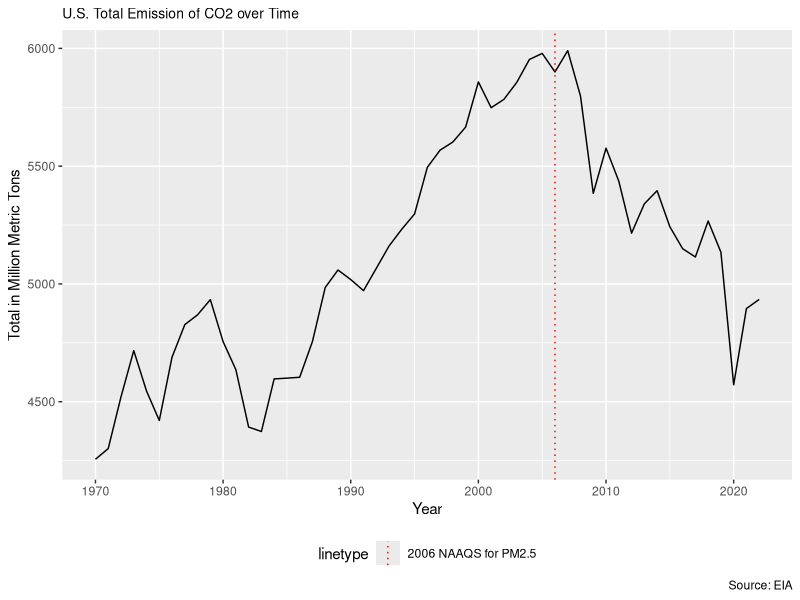

Write the R code that produced this figure. (Note: this script raises an error after producing the figure.)
## ---- chunk 1
# Delete everything in environment
rm(list = ls())

# Load libraries
library(tidyverse)
library(readxl)
library(readr)

# Load EIA Total CO2 Emission, 1970-2022
co2_1970_2022 <- read_excel("CO2.xlsx")

# Load EPA Total PM2.5 Emission, 1990-2024
pm2.5_1990_2024 <- read.csv("national_tier1_caps_21feb2025.xlsx - PM25Primary.csv")

# Load EPA Average PM2.5 Concentration, 2000-2023
pm2.5_2000_2023 <- read.csv("PM25National.csv")

# Load NASA (Monthly) Average PM2.5 Concentration, 1980-2022 (Unweighted)
pm2.5_1980_2022 <- read.csv("MERRA2.avgM_2d_pm25_admin0x.v01.19800101-20221231.csv",
                            skip = 13, header = FALSE)
## ---- chunk 2
# Delete (unnecessary) last four columns
co2_1970_2022 <- subset(co2_1970_2022, select = -c(...55 : ...58))

# Rename columns of data set
years <- seq(1970, 2022)
cols <- append(years, "variable", 0)
names(co2_1970_2022) <- cols

# Convert data to be in long/tidy format with correct values
co2_1970_2022 <- co2_1970_2022 %>%
  filter(variable == "Total of states") %>%
  pivot_longer(cols = -variable,
               names_to = "Year",
               values_to = "CO2") %>%
  mutate(Year = as.integer(Year),
         CO2 = as.numeric(gsub(",", "", CO2))) %>%
  select(Year, CO2)
## ---- chunk 3
# Graph a line plot
co2_plot <- ggplot(co2_1970_2022, aes(x = Year,
                          y = CO2)) +
  geom_line() +
  labs(x = "Year",
       y = "Total in Million Metric Tons",
       title = "U.S. Total Emission of CO2 over Time",
       caption = "Source: EIA") +
  geom_vline(aes(xintercept = 2006, linetype = "2006 NAAQS for PM2.5"), 
             color = "red") +
  scale_linetype_manual(values = c("2006 NAAQS for PM2.5" = "dotted")) +
  theme(legend.position = "bottom",
        plot.title = element_text(size = 10))

co2_plot +
  plot_layout(guides = "collect") &
  theme(legend.title = element_blank(), legend.position = "bottom")

ggsave("co2_plot.png", plot = co2_plot, width = 8, height = 6, dpi = 300)
## ---- chunk 4
# Rename columns of data set
years <- seq(1990, 2024)
cols <- append(years, "variable", 0)
names(pm2.5_1990_2024) <- cols

# Convert data to be in long/tidy format with correct values
pm2.5_1990_2024 <- pm2.5_1990_2024 %>%
  filter(variable == "Total") %>%
  pivot_longer(cols = -variable,
               names_to = "Year",
               values_to = "PM2.5") %>%
  mutate(Year = as.integer(Year),
         PM2.5 = as.numeric(gsub(",", "", PM2.5))) %>%
  select(Year, PM2.5)
## ---- chunk 5
# Graph a line plot
ggplot(pm2.5_1990_2024, aes(x = Year,
                            y = PM2.5)) +
  geom_line() +
  labs(x = "Year",
       y = "Total in Kilotons",
       title = "U.S. Total Emission of PM2.5 over Time",
       caption = "Source: EPA")
## ---- chunk 6
# Graph a line plot
ggplot(pm2.5_2000_2023, aes(x = Year,
                            y = Mean)) +
  geom_line() +
  labs(x = "Year",
       y = "Average in Micrograms per Cubic Meter",
       title = "U.S. Average Concentration of PM2.5 over Time",
       caption = "Source: EPA")
## ---- chunk 7
# Subset data for United States only
col_index <- which(pm2.5_1980_2022[1, ] == "United_States")
colname <- names(pm2.5_1980_2022)[col_index]
pm2.5_1980_2022 <- pm2.5_1980_2022 %>% 
  select(V1, colname)

# Rename columns appropriately and delete unnecessary row
cols <- c("Date", "Mean")
names(pm2.5_1980_2022) <- cols
pm2.5_1980_2022 <- pm2.5_1980_2022[-c(1),]

# Calculate annual mean
pm2.5_1980_2022_annual <- pm2.5_1980_2022 %>%
  mutate(Year = substr(Date, 1, 4),
         Mean = as.numeric(Mean)) %>%
  group_by(Year) %>%
  summarise(Annual_Mean = mean(Mean, na.rm = TRUE))
## ---- chunk 8
# Graph a line plot (from annual data)
ggplot(pm2.5_1980_2022_annual, aes(x = as.numeric(Year),
                                   y = Annual_Mean)) +
  geom_line() +
  labs(x = "Year",
       y = "Average in Micrograms per Cubic Meter",
       title = "U.S. Average Concentration of PM2.5 over Time",
       caption = "Source: NASA")
## ---- chunk 9
# Standardize each of the four data sets
eia_co2 <- co2_1970_2022 %>%
  mutate(Year = as.numeric(Year),
         Source = "EIA CO2 Emission",
         Value = CO2) %>%
  select(Year, Value, Source)

epa_emission <- pm2.5_1990_2024 %>%
  mutate(Year = as.numeric(Year),
         Source = "EPA PM2.5 Emission",
         Value = PM2.5) %>%
  select(Year, Value, Source)

epa_concentration <- pm2.5_2000_2023 %>%
  mutate(Year = as.numeric(Year),
         Source = "EPA PM2.5 Concentration",
         Value = Mean) %>%
  select(Year, Value, Source)

nasa_concentration <- pm2.5_1980_2022_annual %>%
  mutate(Year = as.numeric(Year),
         Source = "NASA PM2.5 Concentration",
         Value = Annual_Mean) %>%
  select(Year, Value, Source)

# Combine data sets into one
combined_pm_data <- bind_rows(eia_co2, epa_emission, epa_concentration, nasa_concentration)
## ---- chunk 10
# Graph line plots faceted
ggplot(combined_pm_data, aes(x = Year,
                             y = Value)) +
  geom_line() +
  geom_vline(xintercept = 2006, linetype = "dotted") +
  facet_wrap(~ Source, scales = "free_y") +
  labs(x = "Year",
       y = "Value (Units Are Varying)",
       title = "Air Pollution And Emissions Trends",
       caption = "Sources: EIA, EPA, NASA")
## ---- chunk 11
new <- full_join(co2_1970_2022, pm2.5_1990_2024, join_by("Year" == "Year"))

ggplot(new, aes(x = Year)) +
  geom_line(aes(y = CO2, color = "CO2")) +
  geom_line(aes(y = PM2.5, color = "PM2.5")) +
  geom_vline(xintercept = 2006, linetype = "dotted") +
  labs(color = "Legend")
